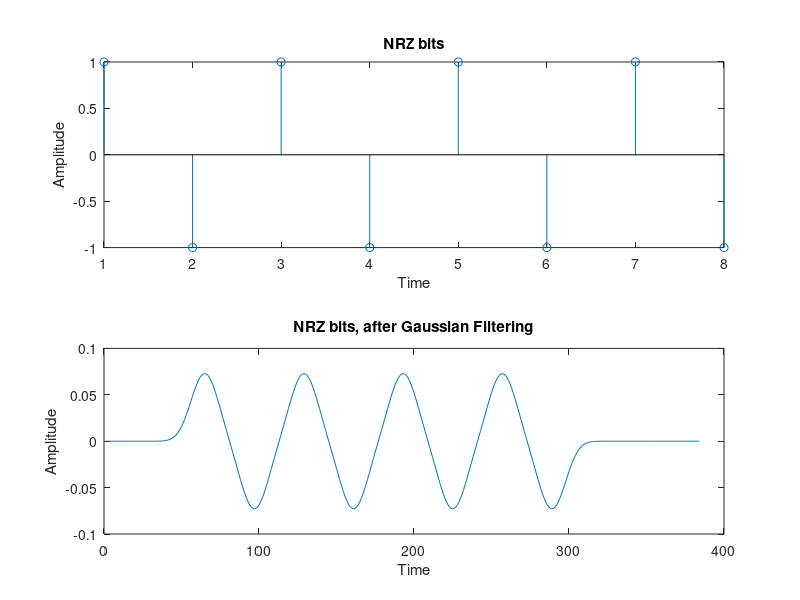
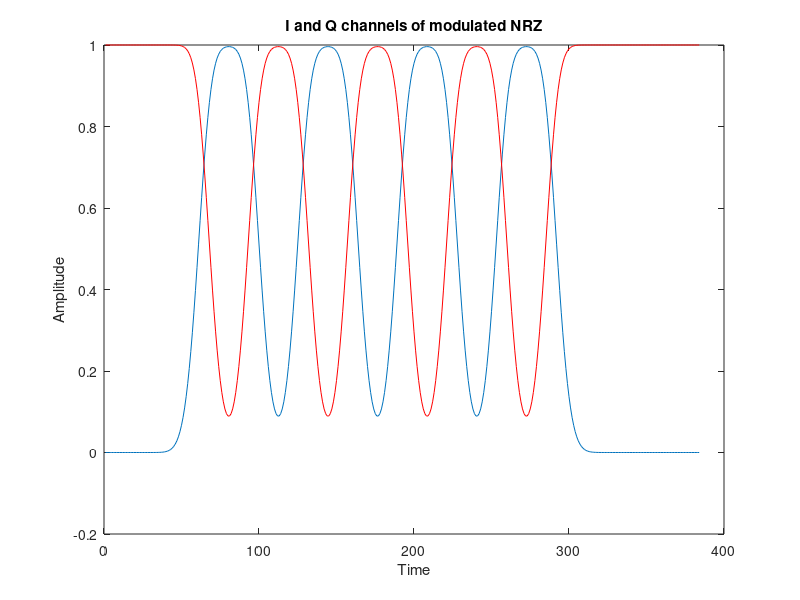

MATLAB code to generate these figures, in order: (Note: this script raises an error after producing the figures.)
clear all;
nrz_data = [1 -1 1 -1 1 -1 1 -1]; %sample data
%nrz_data = randsrc(1,10); % produces random -1's and 1's.
Tb = 1; % bit duration
BT = 0.3; % BT product of filter 
sps = 32; % samples per symbol
Ts = Tb/sps; % sample period
t=(-2*Tb:Ts:2*Tb);
alpha = 2*pi*BT/(sqrt(log(2)));
% Q-function defined in Q.m file
gauss = 0.5*erfc(alpha*(2*t-0.5)/sqrt(2)) - 0.5*erfc(alpha*(2*t+0.5)/sqrt(2)); % impulse response of Gaussian filter
K=pi/2/sum(gauss); % normalize filter. ensure phase transitions of pi/2
gauss = K*gauss;
nrz = upsample(nrz_data,sps);
nrz_gauss = conv(gauss,nrz); % filter the nrz data
subplot(2,1,1);stem(nrz_data);title('NRZ bits');xlabel('Time');ylabel('Amplitude');
subplot(2,1,2);plot(nrz_gauss);title('NRZ bits, after Gaussian Filtering');xlabel('Time');ylabel('Amplitude');
figure
nrz_gauss1 = cumsum(nrz_gauss); % integrate the data.
nrz_gauss2 = exp(j*nrz_gauss1);
plot(imag(nrz_gauss2));title('I and Q channels of modulated NRZ');xlabel('Time');ylabel('Amplitude');hold on
plot(real(nrz_gauss2),'r');
tt=0:Ts:(length(nrz_gauss1)-1)*Ts;
Ibranch=cos(real(nrz_gauss2)).*sin(2*pi*2.4e9*tt);
Qbranch=sin(imag(nrz_gauss2)).*cos(2*pi*2.4e9*tt);
r=Ibranch-Qbranch;
% first test without noise , noise = Nil
%nrz_gauss2 = downsample(nrz_gauss2,2*sps);
noisy_real = real(nrz_gauss2);
noisy_imag = imag(nrz_gauss2);
%pass the I and Q through a Matched Filter
filt_noisy_real = matched_filter(noisy_real,Tb,sps);
filt_noisy_imag = matched_filter(noisy_imag,Tb,sps);
% obtaining the phase of the analog signal
phase = atan2(filt_noisy_imag,filt_noisy_real);
derivative = diff(phase);
figure
stem(derivative);
%----------------------------
%definition of the Matched-Filter
function ans = matched_filter(x,T,Samples);
    t = (-T:T/Samples:T); 
    BT = 0.3;
    alpha = 2*pi*BT/(sqrt(log(2)));
    Mfil = Q(alpha*(t-0.5)) - Q(alpha*(t+0.5)); % impulse response of Matched filter
    
    % need to scale the filter, so that there is a phase change of pi/2 for
    % every bit change.
    
    K = pi/2/sum(Mfil);
    Mfil = K*Mfil;
    
    %convolve the filter with the signal(I or Q);
    
    ans = conv(Mfil,x);
    
end
%---------------------------------------------------------------
%definition of the Q-function
function ans = Q(x)
ans = 0.5*erfc(x/sqrt(2));
end